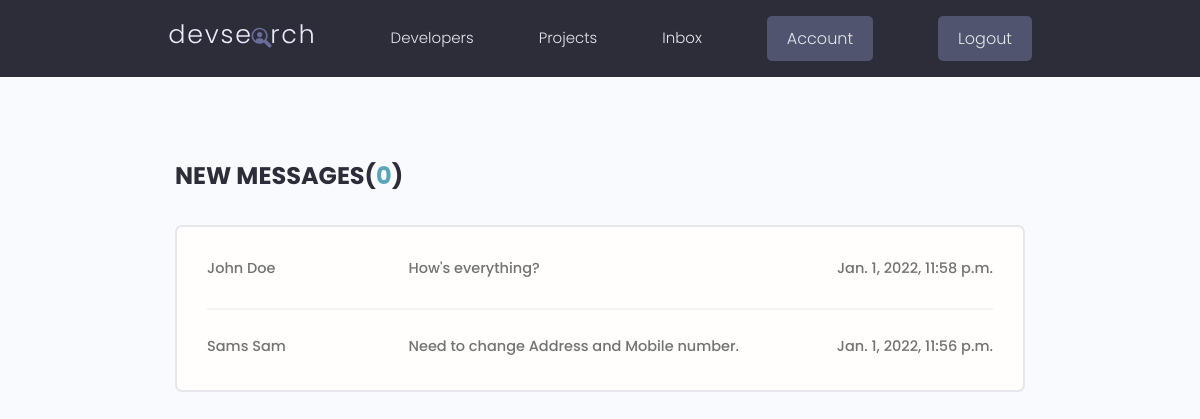
Page /inbox/ (signed in) on the earlier database version.
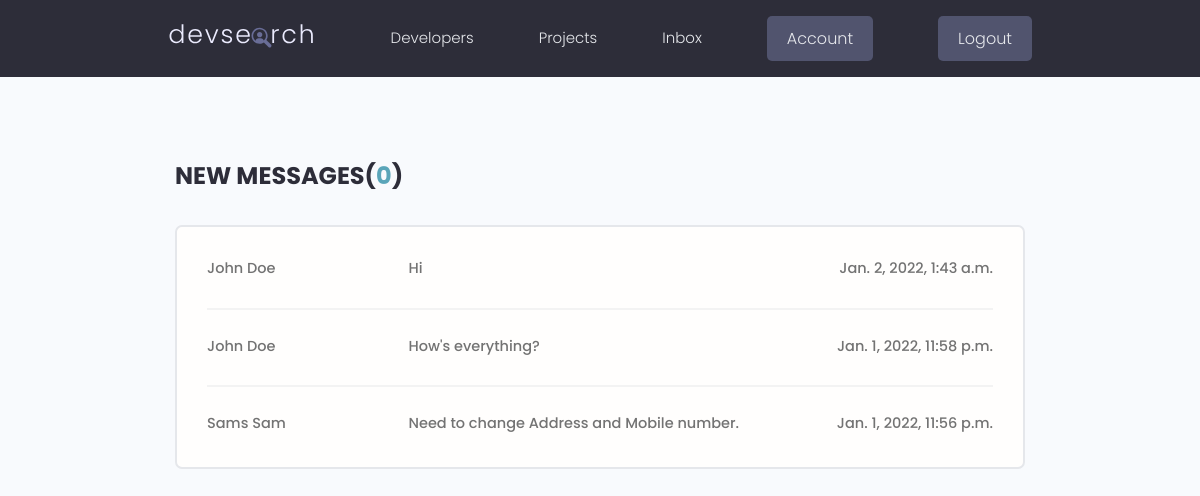
Same page on the later database version.
### users/models.py (models this page shows, shortened)
class Message(models.Model):
   senders = models.ForeignKey(Profile, on_delete=models.SET_NULL, null=True, blank=True)
   recipient = models.ForeignKey(Profile, on_delete=models.SET_NULL, null=True, blank=True, related_name="messages")
   name = models.CharField(max_length=200, null=True, blank=True)
   email = models.EmailField(max_length=200, null=True, blank=True)
   subject = models.CharField(max_length=200, null=True, blank=True)
   body = models.TextField()
   is_read = models.BooleanField(default=False, null=True)
   created_at = models.DateTimeField(auto_now_add=True)
   id = models.UUIDField(default = uuid.uuid4, unique=True, primary_key=True, editable=False)
   class Meta:
      ordering = ['is_read', '-created_at']

### users/views.py (the view)
# urls.py: path('inbox/', views.inbox, name="inbox"),
@login_required(login_url="login")
def inbox(request):
   profile = request.user.profile
   messageRequests = profile.messages.all()
   unreadCount = messageRequests.filter(is_read= False).count()
   context = {
      'messageRequests': messageRequests,
      'unreadCount': unreadCount,
   }
   return render(request, 'users/inbox.html', context)

### users/templates/users/inbox.html
{% extends 'main.html' %}
{% block content %}
<main class="inbox my-xl">
  <div class="content-box">
    <h3 class="inbox__title">New Messages(<span>{{unreadCount}}</span>)</h3>
    <ul class="messages">
      {% for message in messageRequests %}
      {% if message.is_read == False %}
      <li class="message message--unread">
        {% else %}
      <li class="message">
        {% endif %}
        <a href="{% url 'message' message.id %}">
          <span class="message__author">{{message.name}}</span>
          <span class="message__subject">{{message.subject}}</span>
          <span class="message__date">{{message.created_at}}</span>
        </a>
      </li>
      {% endfor %}
    </ul>
  </div>
</main>
{% endblock content %}

Differences in the rows shown:
added Message: name "John Doe", subject "Hi", created_at "Jan. 2, 2022, 1:43 a.m."
